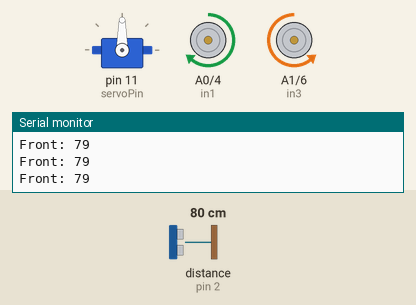
Recording of a sketch running on a simulated Arduino Uno, built with avr-gcc and run on an emulated ATmega328P. Parts: servo, motor-driver pin pairs drawn as motors (green arrow = first pin HIGH = forward, orange = second pin HIGH = backward, longer = more drive, scaled by the enable pin), the last lines printed to the serial monitor. Wiring (inferred from the names in the program): ultrasonic range finder: trigger pin 12; echo pin 2. The inputs (shaded band) are chosen by the test bench; at power-on: distance to the obstacle (sensor on pin 2) 80 cm. The echo pulse lasts 58.3 µs per cm.

Above: at 1.7 s.
1.8 s: distance to the obstacle (sensor on pin 2) set to 29 cm
3.3 s: distance to the obstacle (sensor on pin 2) set to 23 cm
At 5.9 s:
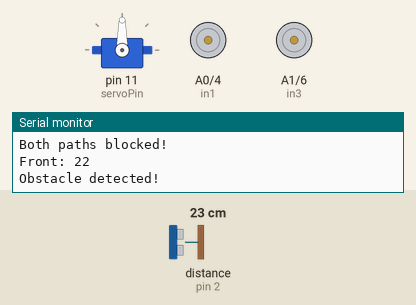
6.3 s: distance to the obstacle (sensor on pin 2) set to 35 cm
9.3 s: distance to the obstacle (sensor on pin 2) set to 2 cm
At 10.6 s:
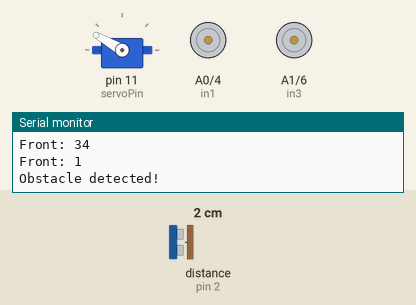
12.3 s: distance to the obstacle (sensor on pin 2) set to 120 cm
At 14.26 s:
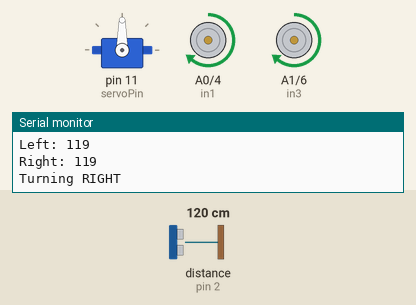
Timing chart, 0 to 16.3 s (numbered marks = the images above; inputs shaded):
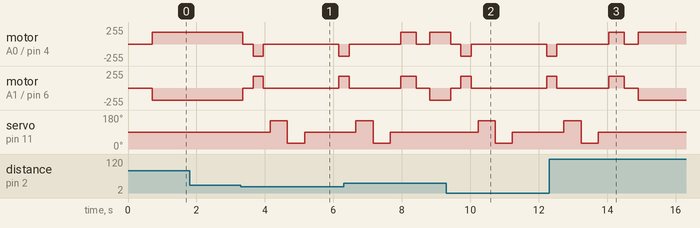

The sketch:

Obstacle_avoiding_car.ino
```cpp
#include <Servo.h>

const int enA = 3;
const int enB = 5;

const int in1 = A0;
const int in2 = 4;
const int in3 = A1;
const int in4 = 6;

const int motorSpeedA = 180;
const int motorSpeedB = 180;

const int trigPin = 12;
const int echoPin = 2;

Servo scanner;
const int servoPin = 11;

const int safeDistance = 25;

int getDistance() {
  digitalWrite(trigPin, LOW);
  delayMicroseconds(2);

  digitalWrite(trigPin, HIGH);
  delayMicroseconds(10);
  digitalWrite(trigPin, LOW);

  long duration = pulseIn(echoPin, HIGH, 25000);

  if (duration == 0) {
    return -1;
  }

  int distance = duration * 0.0343 / 2;

  return distance;
}

void forward() {
  digitalWrite(in1, HIGH);
  digitalWrite(in2, LOW);

  digitalWrite(in3, LOW);
  digitalWrite(in4, HIGH);
}

void backward() {
  digitalWrite(in1, LOW);
  digitalWrite(in2, HIGH);

  digitalWrite(in3, HIGH);
  digitalWrite(in4, LOW);
}

void stopMotor() {
  digitalWrite(in1, LOW);
  digitalWrite(in2, LOW);

  digitalWrite(in3, LOW);
  digitalWrite(in4, LOW);
}

void turnLeft() {
  digitalWrite(in1, LOW);
  digitalWrite(in2, HIGH);

  digitalWrite(in3, LOW);
  digitalWrite(in4, HIGH);
}

void turnRight() {
  digitalWrite(in1, HIGH);
  digitalWrite(in2, LOW);

  digitalWrite(in3, HIGH);
  digitalWrite(in4, LOW);
}

void setup() {
  pinMode(enA, OUTPUT);
  pinMode(enB, OUTPUT);

  pinMode(in1, OUTPUT);
  pinMode(in2, OUTPUT);
  pinMode(in3, OUTPUT);
  pinMode(in4, OUTPUT);

  pinMode(trigPin, OUTPUT);
  pinMode(echoPin, INPUT);

  analogWrite(enA, motorSpeedA);
  analogWrite(enB, motorSpeedB);

  scanner.attach(servoPin);

  Serial.begin(9600);

  scanner.write(90);
  delay(500);

  stopMotor();
}

void loop() {
  scanner.write(90);
  delay(200);

  int frontDistance = getDistance();

  Serial.print("Front: ");
  Serial.println(frontDistance);

  if (frontDistance == -1) {
    Serial.println("Front sensor error!");

    stopMotor();
    delay(200);
  }
  else if (frontDistance > safeDistance) {
    forward();
  }
  else {
    Serial.println("Obstacle detected!");

    stopMotor();
    delay(300);

    backward();
    delay(300);

    stopMotor();
    delay(200);

    scanner.write(150);
    delay(500);

    int leftDistance = getDistance();

    scanner.write(30);
    delay(500);

    int rightDistance = getDistance();

    scanner.write(90);
    delay(300);

    Serial.print("Left: ");
    Serial.println(leftDistance);

    Serial.print("Right: ");
    Serial.println(rightDistance);

    int leftClearance = leftDistance == -1 ? 0 : leftDistance;

    int rightClearance = rightDistance == -1 ? 0 : rightDistance;

    if (leftClearance > safeDistance &&
        leftClearance > rightClearance) {
      Serial.println("Turning LEFT");

      turnLeft();
      delay(450);
    }
    else if (rightClearance > safeDistance) {
      Serial.println("Turning RIGHT");

      turnRight();
      delay(450);
    }
    else {
      Serial.println("Both paths blocked!");

      stopMotor();
    }

    stopMotor();
    delay(200);
  }
}
```

Measured:
- the behaviour switches between 27 and 26 cm on distance to the obstacle (sensor on pin 2) (found by bisection; images 0 and 1)
- after the input at 3.3 s, motor on A0 (in1) / pin 4 (in2): forward 180/255 → stopped after 0.05 s, → backward 180/255 0.30 s later, → stopped 0.30 s later, → backward 180/255 2.2 s later; motor on A1 (in3) / pin 6 (in4): backward 180/255 → stopped after 0.05 s, → forward 180/255 0.30 s later, → stopped 0.30 s later, → forward 180/255 2.2 s later
- after the input at 9.3 s, motor on A0 (in1) / pin 4 (in2): forward 180/255 → stopped after 0.12 s, → backward 180/255 0.30 s later, → stopped 0.30 s later, → backward 180/255 2.2 s later; motor on A1 (in3) / pin 6 (in4): backward 180/255 → stopped after 0.12 s, → forward 180/255 0.30 s later, → stopped 0.30 s later, → forward 180/255 2.2 s later
- after the input at 12.3 s, servo on pin 11 (servoPin): goes on until 13.7 s, then stays 90°
